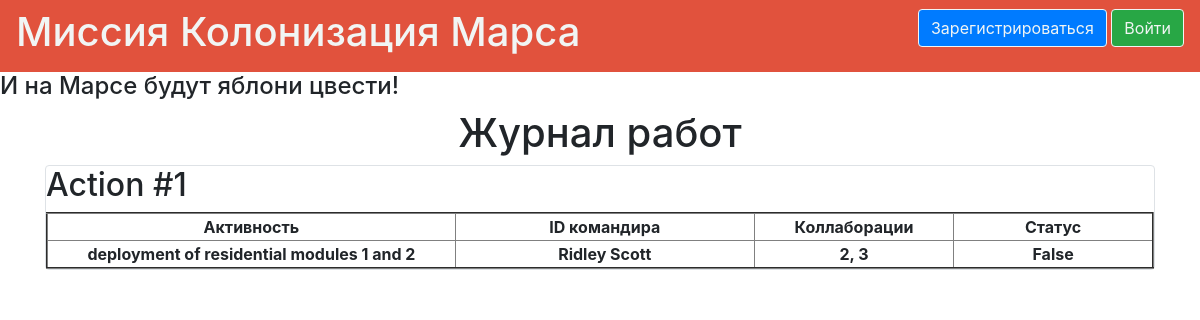
The page / on the database its author committed.
### data/jobs.py (models this page shows)
class Jobs(SqlAlchemyBase):
    __tablename__ = 'jobs'
    id = sqlalchemy.Column(sqlalchemy.Integer,
                           primary_key=True, autoincrement=True)
    team_leader = sqlalchemy.Column(sqlalchemy.Integer, nullable=True)
    job = sqlalchemy.Column(sqlalchemy.String, nullable=True)
    work_size = sqlalchemy.Column(sqlalchemy.Integer, nullable=True)
    collaborators = sqlalchemy.Column(sqlalchemy.String, nullable=True)
    is_finished = sqlalchemy.Column(sqlalchemy.Boolean, nullable=True)
    start_date = sqlalchemy.Column(sqlalchemy.DateTime,
                                   default=datetime.datetime.now)
    end_date = sqlalchemy.Column(sqlalchemy.DateTime,
                                 default=datetime.datetime.now)

### data/users.py (models this page shows, shortened)
class User(SqlAlchemyBase, UserMixin):
    __tablename__ = 'users'
    id = sqlalchemy.Column(sqlalchemy.Integer,
                           primary_key=True, autoincrement=True)
    surname = sqlalchemy.Column(sqlalchemy.String, nullable=True)
    name = sqlalchemy.Column(sqlalchemy.String, nullable=True)
    age = sqlalchemy.Column(sqlalchemy.Integer, nullable=True)
    position = sqlalchemy.Column(sqlalchemy.String, nullable=True)
    speciality = sqlalchemy.Column(sqlalchemy.String, nullable=True)
    address = sqlalchemy.Column(sqlalchemy.String, nullable=True)
    email = sqlalchemy.Column(sqlalchemy.String,
                              index=True, unique=True, nullable=True)
    hashed_password = sqlalchemy.Column(sqlalchemy.String, nullable=True)
    modified_date = sqlalchemy.Column(sqlalchemy.DateTime,
                                      default=datetime.datetime.now)
    def __repr__(self):
        return f"{self.name} {self.surname}"

### main.py (the view)
@app.route("/")
def index():
    db_sess = db_session.create_session()
    news = db_sess.query(Jobs)
    users = db_sess.query(User).all()
    name = {}
    k = 0
    for i in news:
        name[i.team_leader] = users[k]
        k += 1
    return render_template("index.html", news=news, name=name)

### data/db_session.py (called while the page is built)
def create_session() -> Session:
    global __factory
    return __factory()

### templates/index.html
{% extends "base.html" %}
{% block content %}
<h1><center>Журнал работ</center></h1>
{% for item in news %}
<div class="col-md6 border rounded">
    <h2>Action #{{item.id}}</h2>
    <div>
        <table border="2">
            <tr>
                <th width="410"><center>Активность</center></th>
                <th width="300"><center>ID командира</center></th>
                <th width="200"><center>Коллаборации</center></th>
                <th width="200"><center>Статус</center></th>
            </tr>
            <tr>
                <th width="410"><center>{{item.job}}</center></th>
                <th width="300"><center>{{name[item.team_leader]}}</center></th>
                <th width="200"><center>{{item.collaborators}}</center></th>
                <th width="200"><center>{{item.is_finished}}</center></th>
            </tr>
        </table>
    </div>
</div>
{% endfor %}
{% endblock %}

### templates/base.html (shortened to what this page needs)
<!doctype html>
<html lang="en">
<head>
    <link rel="stylesheet"
          href="https://stackpath.bootstrapcdn.com/bootstrap/4.4.1/css/bootstrap.min.css"
>
    <link rel="stylesheet" type="text/css" href="..\static\css\style.css">
</head>
<body>
<header>
    <nav class="navbar navbar-light" style="background-color: #E1523D;">
        <h1 style="color: #F1F5F4;">Миссия Колонизация Марса</h1>
        {% if current_user.is_authenticated %}
        <a class="navbar-brand" href="/logout" style="color: #F1F5F4;">{{ current_user.name }}</a>
        {% else %}
        <p>
            <a class="btn btn-primary " href="/register" style="color: #F1F5F4; border-color: #F1F5F4;">Зарегистрироваться</a>
            <a class="btn btn-success" href="/login" style="color: #F1F5F4; border-color: #F1F5F4;">Войти</a>
        </p>
{% endif %}
    </nav>
    <h4>И на Марсе будут яблони цвести!</h4>
</header>
<main role="main" class="container">
    {% block content %}{% endblock %}
</main>
</body>
</html>

### static/css/style.css (style rules this page uses)
h4 { margin-left: 20px color: #DBDBDB }

### rows shown on the page
Jobs: id "1", job "deployment of residential modules 1 and 2", team_leader.surname "Ridley Scott", collaborators "2, 3", is_finished "False"
